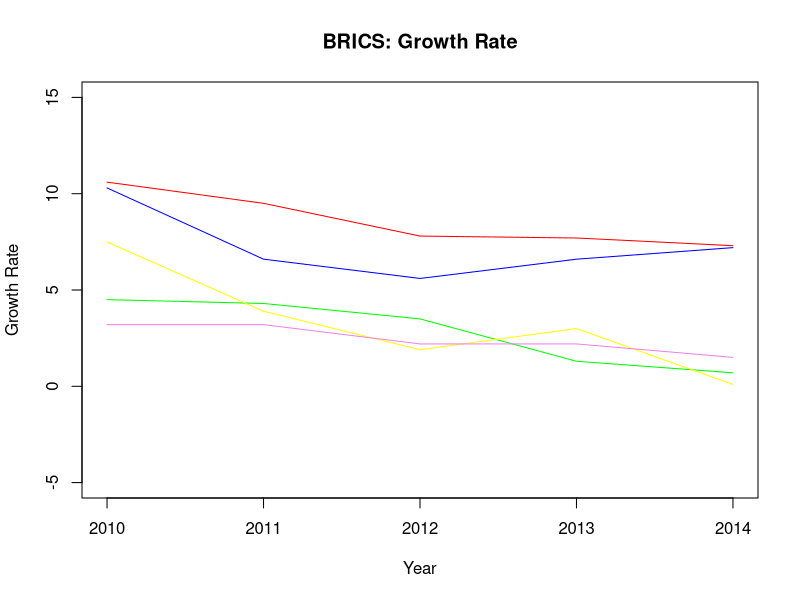
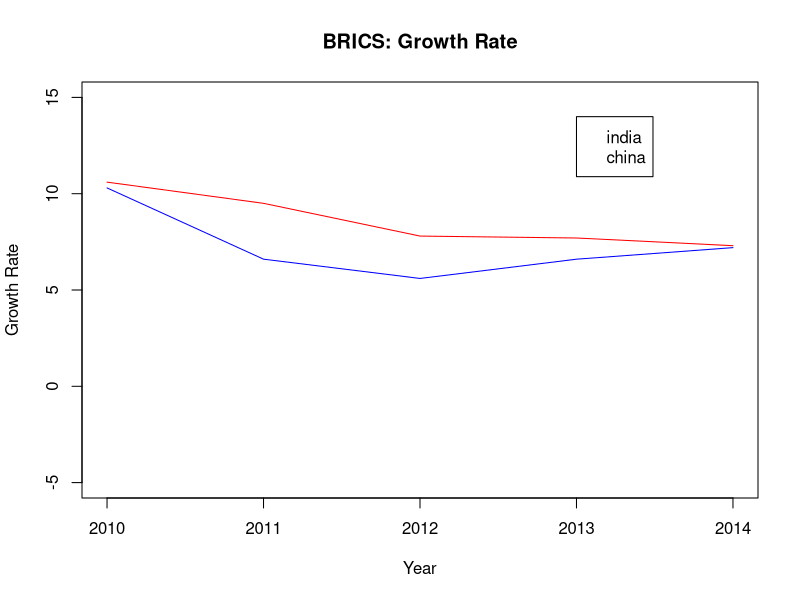
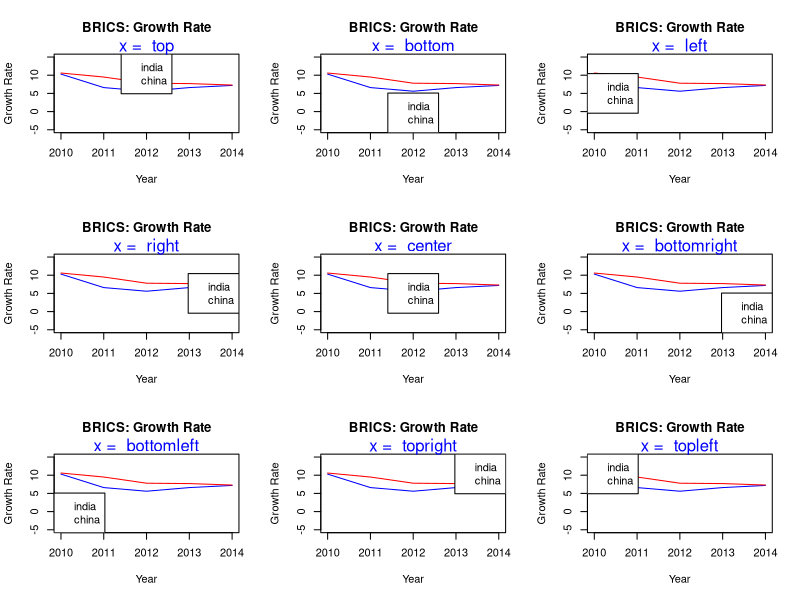
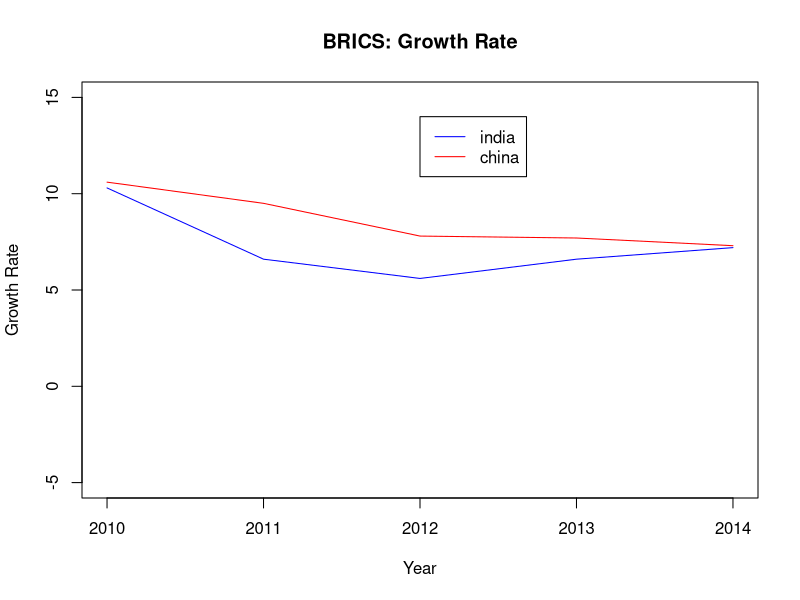
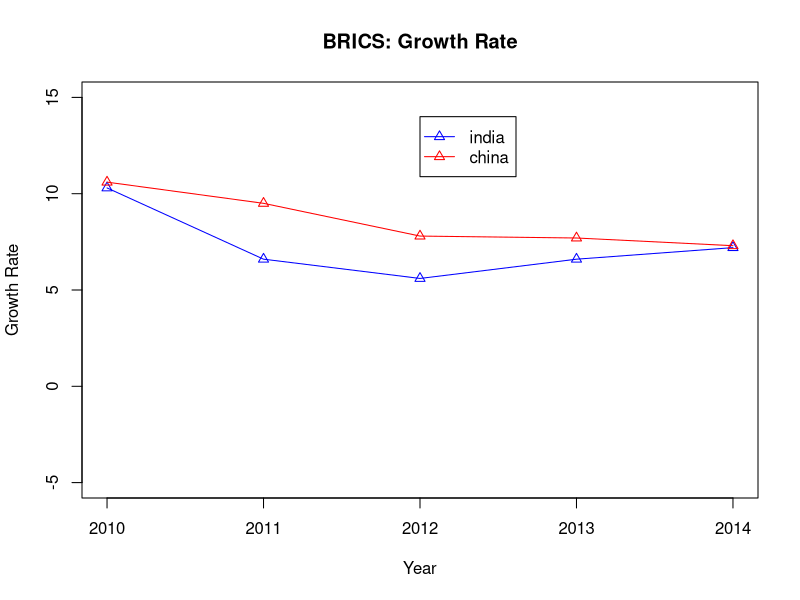
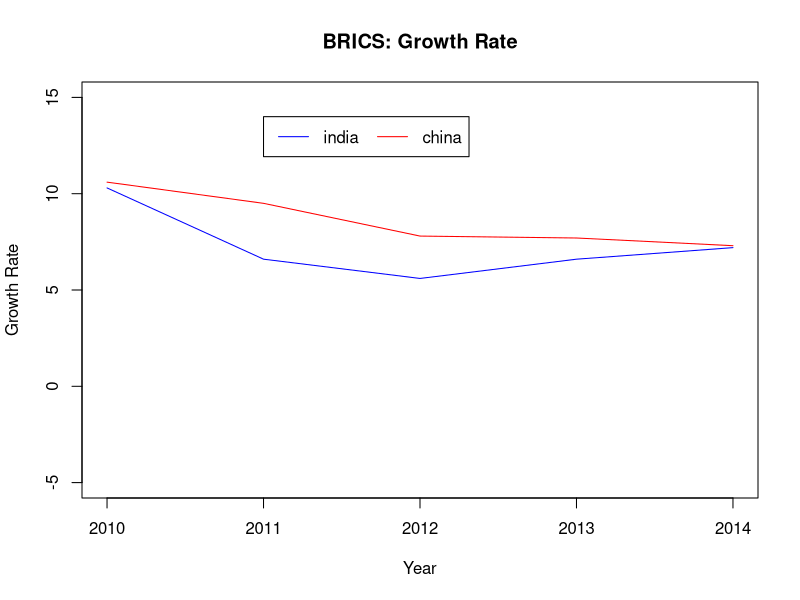
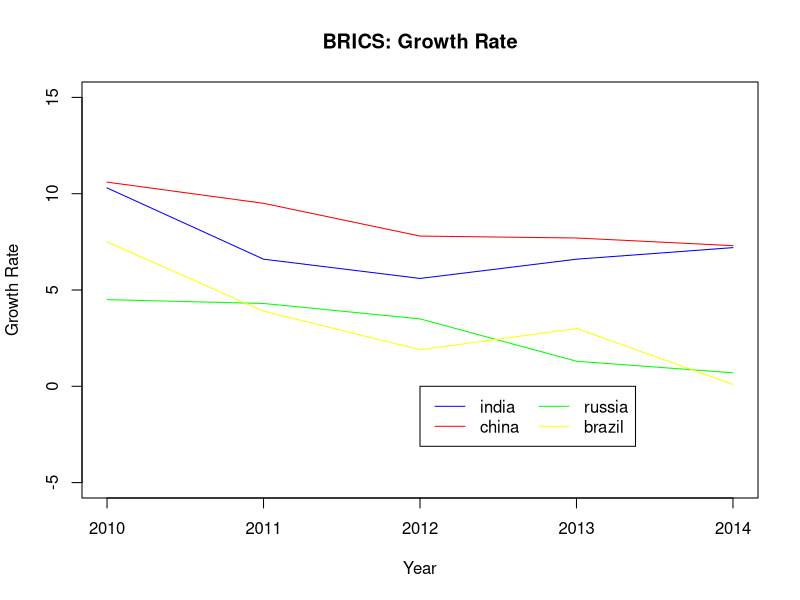
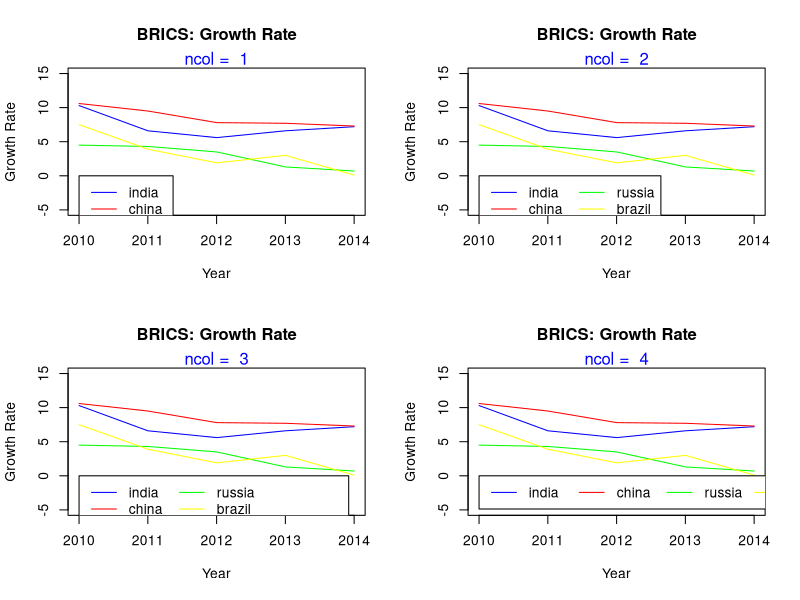

Generate these figures, in order, with R:
## ---- chunk 1
year <- seq(2010, 2014, 1)
india <- c(10.3, 6.6, 5.6, 6.6, 7.2)
china <- c(10.6, 9.5, 7.8, 7.7, 7.3)
russia <- c(4.5, 4.3, 3.5, 1.3, 0.7)
brazil <- c(7.5, 3.9, 1.9, 3.0, 0.1)
s_africa <- c(3.2, 3.2, 2.2, 2.2, 1.5)
gdp <- data.frame(year, india, china, russia, brazil, s_africa, stringsAsFactors = FALSE)
gdp
## ---- chunk 2
#| label: fig-legend-motivate
#| fig-cap: "The problem a legend solves: five series with nothing to tell them apart"
#| fig-alt: "A line chart of five economic growth series for the BRICS countries between 2010 and 2014. The lines cross repeatedly and none is labelled, so there is no way to tell which line represents which country. One series falls steeply to near zero by 2014 and another falls almost to zero."
{plot(gdp$year, gdp$india, type = 'l',
      ylim = c(-5, 15), xlab = 'Year',
      ylab = 'Growth Rate', col = 'blue',
      main = 'BRICS: Growth Rate')
lines(gdp$year, gdp$china, col = 'red')
lines(gdp$year, gdp$russia, col = 'green')
lines(gdp$year, gdp$brazil, col = 'yellow')
lines(gdp$year, gdp$s_africa, col = 'violet')}
## ---- chunk 3
{plot(gdp$year, gdp$india, type = 'l',
      ylim = c(-5, 15), xlab = 'Year',
      ylab = 'Growth Rate', col = 'blue',
      main = 'BRICS: Growth Rate')
lines(gdp$year, gdp$china, col = 'red')
legend(x = 2013, y = 14, legend = c('india', 'china'))}
## ---- chunk 4
init <- par(no.readonly = TRUE)
par(mfrow = c(3, 3))
values <- c('top', 'bottom', 'left', 'right', 'center',
            'bottomright', 'bottomleft', 'topright', 'topleft')
for (i in values) {
  plot(gdp$year, gdp$india, type = 'l',
      ylim = c(-5, 15), xlab = 'Year',
      ylab = 'Growth Rate', col = 'blue',
      main = 'BRICS: Growth Rate')
  lines(gdp$year, gdp$china, col = 'red')
  legend(x = i, legend = c('india', 'china'))
  mtext(paste("x = ", i), side = 3, col = "blue")
}
par(init)
## ---- chunk 5
{plot(gdp$year, gdp$india, type = 'l',
      ylim = c(-5, 15), xlab = 'Year',
      ylab = 'Growth Rate', col = 'blue',
      main = 'BRICS: Growth Rate')
lines(gdp$year, gdp$china, col = 'red')
legend(x = 2012, y = 14, legend = c('india', 'china'),
       lty = 1, col = c('blue', 'red'))}
## ---- chunk 6
{plot(gdp$year, gdp$india, type = 'l',
      ylim = c(-5, 15), xlab = 'Year',
      ylab = 'Growth Rate', col = 'blue',
      main = 'BRICS: Growth Rate')
points(gdp$year, gdp$india, pch = 2, col = 'blue')
lines(gdp$year, gdp$china, col = 'red')
points(gdp$year, gdp$china, pch = 2, col = 'red')
legend(x = 2012, y = 14, legend = c('india', 'china'),
       lty = 1, pch = 2, col = c('blue', 'red'))}
## ---- chunk 7
{plot(gdp$year, gdp$india, type = 'l',
      ylim = c(-5, 15), xlab = 'Year',
      ylab = 'Growth Rate', col = 'blue',
      main = 'BRICS: Growth Rate')
lines(gdp$year, gdp$china, col = 'red')
legend(x = 2011, y = 14, legend = c('india', 'china'),
       lty = 1, col = c('blue', 'red'),
       horiz = TRUE)}
## ---- chunk 8
{plot(gdp$year, gdp$india, type = 'l',
      ylim = c(-5, 15), xlab = 'Year',
      ylab = 'Growth Rate', col = 'blue',
      main = 'BRICS: Growth Rate')
lines(gdp$year, gdp$china, col = 'red')
lines(gdp$year, gdp$russia, col = 'green')
lines(gdp$year, gdp$brazil, col = 'yellow')
legend(x = 2012, y = 0, legend = c('india', 'china', 'russia', 'brazil'),
       lty = 1, col = c('blue', 'red', 'green', 'yellow'),
       ncol = 2)}
## ---- chunk 9
init <- par(no.readonly = TRUE)
par(mfrow = c(2, 2))
values <- c(1, 2, 3, 4)
for (i in values) {
  plot(gdp$year, gdp$india, type = 'l',
      ylim = c(-5, 15), xlab = 'Year',
      ylab = 'Growth Rate', col = 'blue',
      main = 'BRICS: Growth Rate')
  lines(gdp$year, gdp$china, col = 'red')
  lines(gdp$year, gdp$russia, col = 'green')
  lines(gdp$year, gdp$brazil, col = 'yellow')
  legend(x = 2010, y = 0, legend = c('india', 'china', 'russia','brazil'),
       lty = 1, col = c('blue', 'red', 'green', 'yellow'),
       ncol = i)
  mtext(paste("ncol = ", i), side = 3, col = "blue")
}
par(init)
## ---- chunk 10
{plot(gdp$year, gdp$india, type = 'l',
      ylim = c(-5, 15), xlab = 'Year',
      ylab = 'Growth Rate', col = 'blue',
      main = 'BRICS: Growth Rate')
lines(gdp$year, gdp$china, col = 'red')
legend(x = 2012, y = 14, legend = c('india', 'china'),
       lty = 1, col = c('blue', 'red'),
       title = 'Nations')}
## ---- chunk 11
{plot(gdp$year, gdp$india, type = 'l',
      ylim = c(-5, 15), xlab = 'Year',
      ylab = 'Growth Rate', col = 'blue',
      main = 'BRICS: Growth Rate')
lines(gdp$year, gdp$china, col = 'red')
legend(x = 2012, y = 14, legend = c('india', 'china'),
       lty = 1, col = c('blue', 'red'),
       title = 'Nations', title.col = 'red')}
## ---- chunk 12
{plot(gdp$year, gdp$india, type = 'l',
      ylim = c(-5, 15), xlab = 'Year',
      ylab = 'Growth Rate', col = 'blue',
      main = 'BRICS: Growth Rate')
lines(gdp$year, gdp$china, col = 'red')
legend(x = 2012, y = 0, legend = c('india', 'china'),
       lty = 1, col = c('blue', 'red'), horiz = TRUE,
       title = 'Nations', title.adj = 0.1)}
## ---- chunk 13
init <- par(no.readonly = TRUE)
par(mfrow = c(2, 2))
values <- c(0.2, 0.4, 0.6, 0.8)
for (i in values) {
  plot(gdp$year, gdp$india, type = 'l',
      ylim = c(-5, 15), xlab = 'Year',
      ylab = 'Growth Rate', col = 'blue',
      main = 'BRICS: Growth Rate')
  lines(gdp$year, gdp$china, col = 'red')
  legend(x = 2010, y = 0, legend = c('india', 'china'),
       lty = 1, col = c('blue', 'red'), horiz = TRUE,
       title = 'Nations', title.adj = i)
  mtext(paste("title.adj = ", i), side = 3, col = "blue")
}
par(init)
## ---- chunk 14
option <- c('Box Type', 'Background Color', 'Border Line Type',
            'Border Line Width', 'Border Line Color', 
            'Horizontal Justification', 'Vertical Justification',
            'Text Color', 'Text Font')
argument <- c('bty', 'bg', 'box.lty', 'box.lwd', 'box.col',
              'xjust', 'yjust', 'text.col', 'text.font')
values <- c('o, n', 'blue, #0000ff', '1:5', '0.5, 1, 1.5',
            'blue, #0000ff', '0:1', '0:1', 'blue, #0000ff',
            '1:5')
legend <- data.frame(option, argument, values)
knitr::kable(legend, format = "markdown", caption = "Legend Box Options")
## ---- chunk 15
init <- par(no.readonly = TRUE)
par(mfrow = c(1, 2))
values <- c('o', 'n')
for (i in values) {
  plot(gdp$year, gdp$india, type = 'l',
      ylim = c(-5, 15), xlab = 'Year',
      ylab = 'Growth Rate', col = 'blue',
      main = 'BRICS: Growth Rate')
  lines(gdp$year, gdp$china, col = 'red')
  legend(x = 2012, y = 0, legend = c('india', 'china'),
       lty = 1, col = c('blue', 'red'), bty = i,
       title = 'Nations')
  mtext(paste("bty = ", i), side = 3, col = "blue")
}
par(init)
## ---- chunk 16
plot(gdp$year, gdp$india, type = 'l',
      ylim = c(-5, 15), xlab = 'Year',
      ylab = 'Growth Rate', col = 'blue',
      main = 'BRICS: Growth Rate')
lines(gdp$year, gdp$china, col = 'red')
legend(x = 2012, y = 0, legend = c('india', 'china'),
       lty = 1, col = c('blue', 'red'), title = 'Nations',
       bg = 'lightyellow')
## ---- chunk 17
plot(gdp$year, gdp$india, type = 'l',
      ylim = c(-5, 15), xlab = 'Year',
      ylab = 'Growth Rate', col = 'blue',
      main = 'BRICS: Growth Rate')
lines(gdp$year, gdp$china, col = 'red')
legend(x = 2012, y = 0, legend = c('india', 'china'),
       lty = 1, col = c('blue', 'red'), title = 'Nations',
       box.lty = 3, box.lwd = 1.5, box.col = 'green')
## ---- chunk 18
init <- par(no.readonly = TRUE)
par(mfrow = c(1, 3))
values <- c(0, 0.5, 1)
for (i in values) {
  plot(gdp$year, gdp$india, type = 'l',
      ylim = c(-5, 15), xlab = 'Year',
      ylab = 'Growth Rate', col = 'blue',
      main = 'BRICS: Growth Rate')
  lines(gdp$year, gdp$china, col = 'red')
  legend(x = 2012, y = 0, legend = c('india', 'china'),
       lty = 1, col = c('blue', 'red'), xjust = i,
       title = 'Nations')
  mtext(paste("xjust = ", i), side = 3, col = "blue")
}
par(init)
## ---- chunk 19
init <- par(no.readonly = TRUE)
par(mfrow = c(1, 3))
values <- c(0, 0.5, 1)
for (i in values) {
  plot(gdp$year, gdp$india, type = 'l',
      ylim = c(-5, 15), xlab = 'Year',
      ylab = 'Growth Rate', col = 'blue',
      main = 'BRICS: Growth Rate')
  lines(gdp$year, gdp$china, col = 'red')
  legend(x = 2012, y = 0, legend = c('india', 'china'),
       lty = 1, col = c('blue', 'red'), yjust = i,
       title = 'Nations')
  mtext(paste("yjust = ", i), side = 3, col = "blue")
}
par(init)
## ---- chunk 20
#| label: fig-legend-final
#| fig-cap: "A complete legend with a title, styled keys and horizontal layout"
#| fig-alt: "The same five-series growth chart, now with a legend in the top left corner. The legend has a title and a bordered box, and each entry pairs a short coloured line segment with the country name it identifies."
{plot(gdp$year, gdp$india, type = 'l',
      ylim = c(-5, 15), xlab = 'Year',
      ylab = 'Growth Rate', col = 'blue',
      main = 'BRICS: Growth Rate')
lines(gdp$year, gdp$china, col = 'red')
legend(x = 2012, y = 0, legend = c('india', 'china'),
       lty = 1, col = c('blue', 'red'), title = 'Nations',
       text.col = 'green', text.font = 3)}
